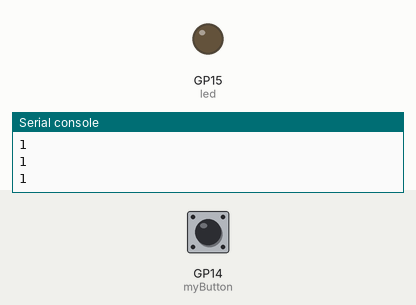
Simulated run of this program. Board: Raspberry Pi Pico running MicroPython. On the bench: output pins drawn as LEDs (lit = HIGH), the last lines printed to the serial console. Dashed ring = blinking. Inputs (shaded band) come from the test bench; at power-on: GP14 (myButton) HIGH.

Above: at 1.2 s.
1.3 s: GP14 (myButton) pulled LOW for 1 s
At 3.3 s:
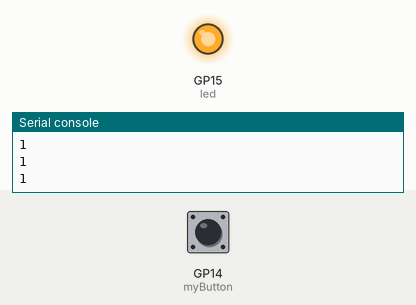
3.8 s: GP14 (myButton) pulled LOW for 3.2 s
At 4.1 s:
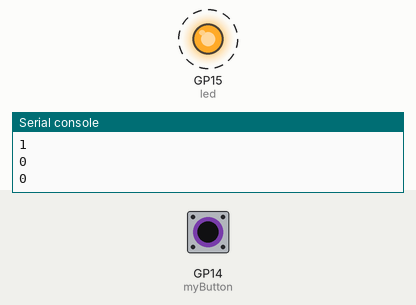
8.5 s: GP14 (myButton) pulled LOW for 0.25 s
At 9.6 s:
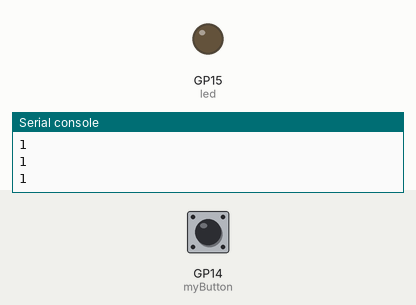
Timing chart, 0 to 11.5 s (numbered marks = the images above; inputs shaded):
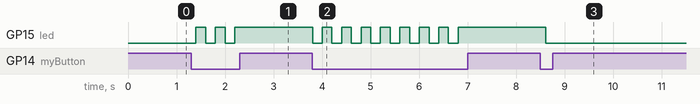

Measured:
- after the input at 1.3 s, GP15 (led): alternates HIGH for 0.20 s and LOW for 0.20 s, 5 changes in all, then stays HIGH, starting after 0.10 s
- after the input at 3.8 s, GP15 (led): alternates HIGH for 0.20 s and LOW for 0.20 s, 16 changes in all, then stays HIGH, starting at once
- after the input at 8.5 s, GP15 (led): HIGH → LOW after 0.11 s

The program:

led_toggle.py
```python
from machine import Pin
from time import sleep

myButton= Pin(14, Pin.IN, Pin.PULL_UP)
led= Pin(15, Pin.OUT)
ledPS= 0
ledCS= 0

while True:
    butState= myButton.value()
    print(butState)

    if butState==0:
        ledCS= not ledPS
        led.value(ledCS)
        ledPS= ledCS

    sleep(.2)
```
